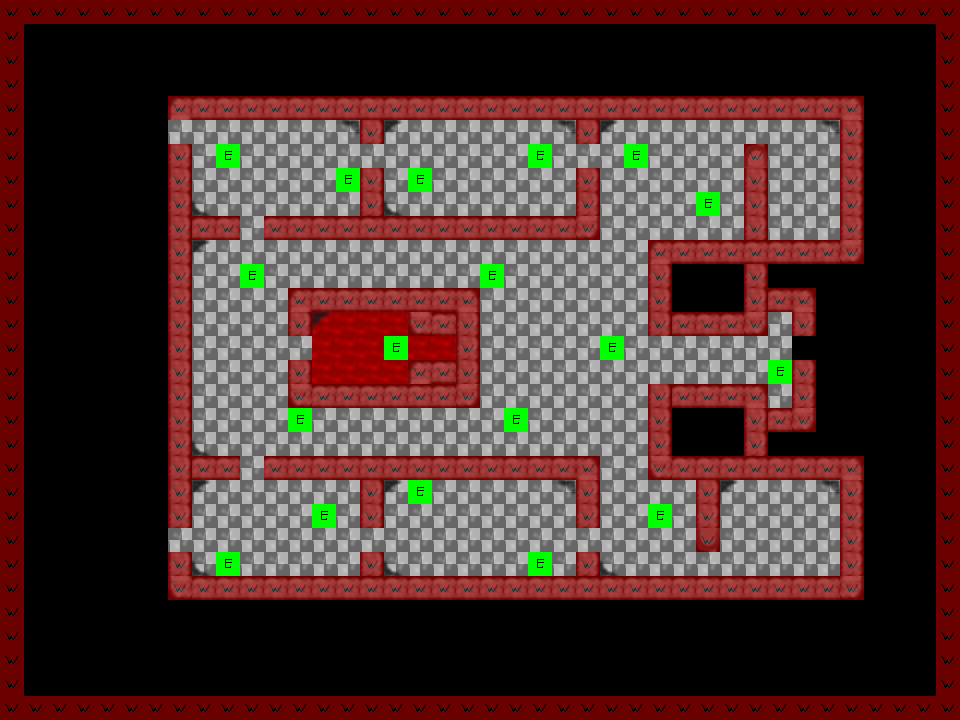

Tiled map render using the project's own tile images. Description and the map definition, with tile-layer contents summarised, below:
An orthogonal 40x30 tile map with 24x24 px tiles, 4 tile layers (Background, Walkable, Foreground, Searches) and 25 objects (4x ai-2, 4x ai-1, player-1, device, door-11, ...).

<map version="1.0" orientation="orthogonal" renderorder="right-down" width="40" height="30" tilewidth="24" tileheight="24" nextobjectid="143">
 <tileset firstgid="1" name="level-tilesheet" tilewidth="24" tileheight="24" tilecount="40" columns="5">
  <image source="../graphics/level-tilesheet.png" width="120" height="192" />
  <tile id="15">
   <properties>
    <property name="initial-state" type="bool" value="false" />
   </properties>
  </tile>
 </tileset>
 <layer name="Background" width="40" height="30">
  <properties>
   <property name="type" value="visual" />
  </properties>
  <data>[1200 cells, 576 non-empty, 10 distinct tile ids]</data>
 </layer>
 <layer name="Walkable" width="40" height="30" opacity="0.42">
  <properties>
   <property name="type" value="movement" />
  </properties>
  <data>[1200 cells, 339 non-empty, 1 distinct tile ids]</data>
 </layer>
 <objectgroup name="Objects">
  <object id="50" name="player-1" gid="2" x="258.911" y="548.34" width="24" height="24">
   <properties>
    <property name="active" type="int" value="1" />
    <property name="type" value="player" />
   </properties>
  </object>
  <object id="55" name="device" gid="11" x="431.147" y="359.108" width="24" height="24">
   <properties>
    <property name="type" value="doomsday-device" />
   </properties>
  </object>
  <object id="59" name="door-11" gid="4" x="239.567" y="473.283" width="24" height="24">
   <properties>
    <property name="always-working" type="bool" value="false" />
    <property name="angle" type="float" value="0" />
    <property name="controlled-by" value="controller-21" />
    <property name="type" value="door" />
   </properties>
  </object>
  <object id="60" name="level-exit-2" gid="4" x="167.164" y="547.222" width="24" height="24">
   <properties>
    <property name="always-working" type="bool" value="true" />
    <property name="angle" type="float" value="90" />
    <property name="controlled-by" value="" />
    <property name="type" value="exit" />
   </properties>
  </object>
  <object id="62" name="door-3" gid="4" x="359.736" y="549.947" width="24" height="24">
   <properties>
    <property name="always-working" type="bool" value="false" />
    <property name="angle" type="float" value="90" />
    <property name="controlled-by" value="" />
    <property name="type" value="door" />
   </properties>
  </object>
  <object id="67" name="door-91" gid="4" x="242.714" y="234.959" width="24" height="24">
   <properties>
    <property name="always-working" type="bool" value="false" />
    <property name="angle" type="float" value="0" />
    <property name="controlled-by" value="controller-4" />
    <property name="type" value="door" />
   </properties>
  </object>
  <object id="102" name="player-2" gid="2" x="284.222" y="171.863" width="24" height="24">
   <properties>
    <property name="active" type="int" value="0" />
    <property name="type" value="player" />
   </properties>
  </object>
  <object id="106" name="door-6" gid="4" x="576.059" y="549.593" width="24" height="24">
   <properties>
    <property name="angle" type="float" value="90" />
    <property name="controlled-by" value="" />
    <property name="type" value="door" />
   </properties>
  </object>
  <object id="111" name="level-exit-1" gid="4" x="163.007" y="140.04" width="24" height="24">
   <properties>
    <property name="always-working" type="bool" value="true" />
    <property name="angle" type="float" value="90" />
    <property name="controlled-by" value="" />
    <property name="type" value="exit" />
   </properties>
  </object>
  <object id="112" name="level-exit-4" gid="4" x="790.736" y="356.85" width="24" height="24">
   <properties>
    <property name="angle" type="float" value="-90" />
    <property name="type" value="exit" />
   </properties>
  </object>
  <object id="118" name="controller-4" gid="10" x="479.321" y="212.003" width="24" height="24">
   <properties>
    <property name="draw-line" type="bool" value="true" />
    <property name="initial-state" type="bool" value="true" />
    <property name="type" value="controller" />
    <property name="visible" type="bool" value="true" />
   </properties>
  </object>
  <object id="128" name="door-9" gid="4" x="360.941" y="165.658" width="24" height="24">
   <properties>
    <property name="angle" type="float" value="90" />
    <property name="controlled-by" value="" />
    <property name="type" value="door" />
   </properties>
  </object>
  <object id="131" name="controller-21" gid="10" x="480.632" y="502.603" width="24" height="24">
   <properties>
    <property name="type" value="controller" />
   </properties>
  </object>
  <object id="139" name="door-92" gid="4" x="576.584" y="163.702" width="24" height="24">
   <properties>
    <property name="always-working" type="bool" value="false" />
    <property name="angle" type="float" value="90" />
    <property name="controlled-by" value="" />
    <property name="type" value="door" />
   </properties>
  </object>
  <object id="140" name="door-7" gid="4" x="288" y="354" width="24" height="24">
   <properties>
    <property name="always-working" type="bool" value="true" />
    <property name="angle" type="float" value="90" />
    <property name="controlled-by" value="controller-3" />
    <property name="type" value="door" />
   </properties>
  </object>
  <object id="141" name="controller-3" gid="10" x="199.667" y="302" width="24" height="24">
   <properties>
    <property name="draw-line" type="bool" value="true" />
    <property name="initial-state" type="bool" value="false" />
    <property name="type" value="controller" />
    <property name="visible" type="bool" value="true" />
   </properties>
  </object>
  <object id="142" name="mat-switch-1" gid="5" x="405.333" y="357" width="24" height="24">
   <properties>
    <property name="draw-line" type="bool" value="false" />
    <property name="locks" value="controller-3" />
    <property name="type" value="pressure-mat" />
   </properties>
  </object>
 </objectgroup>
 <objectgroup name="AIs">
  <object id="107" name="ai-2" gid="3" x="322.057" y="272.694" width="24" height="24">
   <properties>
    <property name="initial-state" value="none" />
    <property name="initial-tiredness" value="0" />
    <property name="type" value="ai" />
   </properties>
  </object>
  <object id="138" name="ai-1" gid="3" x="215.436" y="414.839" width="24" height="24">
   <properties>
    <property name="initial-state" value="none" />
    <property name="initial-tiredness" value="0" />
    <property name="type" value="ai" />
   </properties>
  </object>
 </objectgroup>
 <layer name="Foreground" width="40" height="30">
  <properties>
   <property name="type" value="visual" />
  </properties>
  <data>[1200 cells, 18 non-empty, 3 distinct tile ids]</data>
 </layer>
 <objectgroup name="Patrols">
  <object id="79" name="ai-1" gid="17" x="256.623" y="443.135" width="24" height="24">
   <properties>
    <property name="index" type="int" value="1" />
    <property name="patrol-name" value="two" />
    <property name="type" value="patrol-point" />
   </properties>
  </object>
  <object id="87" name="ai-1" gid="17" x="413.314" y="453.28" width="24" height="24">
   <properties>
    <property name="index" type="int" value="2" />
    <property name="patrol-name" value="two" />
    <property name="type" value="patrol-point" />
   </properties>
  </object>
  </objectgroup>
 <layer name="Searches" width="40" height="30">
  <properties>
   <property name="type" value="object" />
  </properties>
  <data>[1200 cells, 18 non-empty, 1 distinct tile ids]</data>
 </layer>
 <objectgroup name="Rest points" visible="0" />
</map>
<!-- 4 of 25 objects omitted -->